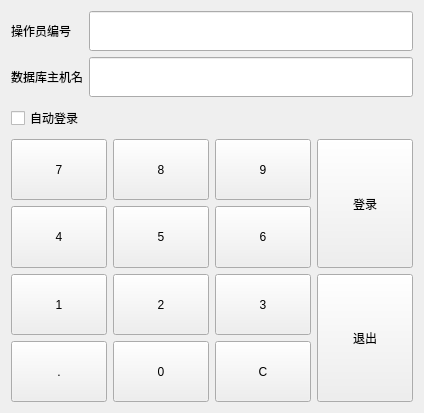
<?xml version="1.0" encoding="UTF-8"?>
<ui version="4.0">
 <class>kds_login</class>
 <widget class="QFrame" name="kds_login">
  <property name="geometry">
   <rect>
    <x>0</x>
    <y>0</y>
    <width>424</width>
    <height>413</height>
   </rect>
  </property>
  <property name="windowTitle">
   <string>frame</string>
  </property>
  <property name="styleSheet">
   <string notr="true"/>
  </property>
  <layout class="QVBoxLayout" name="verticalLayout">
   <item>
    <layout class="QGridLayout" name="gridLayout_2">
     <item row="0" column="0">
      <widget class="QLabel" name="label">
       <property name="text">
        <string>操作员编号</string>
       </property>
      </widget>
     </item>
     <item row="0" column="1">
      <widget class="QLineEdit" name="lineEdit_vch_operid">
       <property name="minimumSize">
        <size>
         <width>0</width>
         <height>40</height>
        </size>
       </property>
      </widget>
     </item>
     <item row="1" column="0">
      <widget class="QLabel" name="label_2">
       <property name="text">
        <string>数据库主机名</string>
       </property>
      </widget>
     </item>
     <item row="1" column="1">
      <widget class="QLineEdit" name="lineEdit_db_host_name">
       <property name="minimumSize">
        <size>
         <width>0</width>
         <height>40</height>
        </size>
       </property>
      </widget>
     </item>
    </layout>
   </item>
   <item>
    <widget class="QCheckBox" name="checkBox_auto_login">
     <property name="minimumSize">
      <size>
       <width>0</width>
       <height>30</height>
      </size>
     </property>
     <property name="text">
      <string>自动登录</string>
     </property>
    </widget>
   </item>
   <item>
    <layout class="QGridLayout" name="gridLayout">
     <item row="0" column="0">
      <widget class="QPushButton" name="pushButton">
       <property name="sizePolicy">
        <sizepolicy hsizetype="Expanding" vsizetype="Expanding">
         <horstretch>0</horstretch>
         <verstretch>0</verstretch>
        </sizepolicy>
       </property>
       <property name="focusPolicy">
        <enum>Qt::NoFocus</enum>
       </property>
       <property name="text">
        <string>7</string>
       </property>
      </widget>
     </item>
     <item row="0" column="1">
      <widget class="QPushButton" name="pushButton_5">
       <property name="sizePolicy">
        <sizepolicy hsizetype="Expanding" vsizetype="Expanding">
         <horstretch>0</horstretch>
         <verstretch>0</verstretch>
        </sizepolicy>
       </property>
       <property name="focusPolicy">
        <enum>Qt::NoFocus</enum>
       </property>
       <property name="text">
        <string>8</string>
       </property>
      </widget>
     </item>
     <item row="0" column="2">
      <widget class="QPushButton" name="pushButton_12">
       <property name="sizePolicy">
        <sizepolicy hsizetype="Expanding" vsizetype="Expanding">
         <horstretch>0</horstretch>
         <verstretch>0</verstretch>
        </sizepolicy>
       </property>
       <property name="focusPolicy">
        <enum>Qt::NoFocus</enum>
       </property>
       <property name="text">
        <string>9</string>
       </property>
      </widget>
     </item>
     <item row="1" column="0">
      <widget class="QPushButton" name="pushButton_4">
       <property name="sizePolicy">
        <sizepolicy hsizetype="Expanding" vsizetype="Expanding">
         <horstretch>0</horstretch>
         <verstretch>0</verstretch>
        </sizepolicy>
       </property>
       <property name="focusPolicy">
        <enum>Qt::NoFocus</enum>
       </property>
       <property name="text">
        <string>4</string>
       </property>
      </widget>
     </item>
     <item row="1" column="1">
      <widget class="QPushButton" name="pushButton_10">
       <property name="sizePolicy">
        <sizepolicy hsizetype="Expanding" vsizetype="Expanding">
         <horstretch>0</horstretch>
         <verstretch>0</verstretch>
        </sizepolicy>
       </property>
       <property name="focusPolicy">
        <enum>Qt::NoFocus</enum>
       </property>
       <property name="text">
        <string>5</string>
       </property>
      </widget>
     </item>
     <item row="1" column="2">
      <widget class="QPushButton" name="pushButton_15">
       <property name="sizePolicy">
        <sizepolicy hsizetype="Expanding" vsizetype="Expanding">
         <horstretch>0</horstretch>
         <verstretch>0</verstretch>
        </sizepolicy>
       </property>
       <property name="focusPolicy">
        <enum>Qt::NoFocus</enum>
       </property>
       <property name="text">
        <string>6</string>
       </property>
      </widget>
     </item>
     <item row="2" column="0">
      <widget class="QPushButton" name="pushButton_3">
       <property name="sizePolicy">
        <sizepolicy hsizetype="Expanding" vsizetype="Expanding">
         <horstretch>0</horstretch>
         <verstretch>0</verstretch>
        </sizepolicy>
       </property>
       <property name="focusPolicy">
        <enum>Qt::NoFocus</enum>
       </property>
       <property name="text">
        <string>1</string>
       </property>
      </widget>
     </item>
     <item row="2" column="1">
      <widget class="QPushButton" name="pushButton_6">
       <property name="sizePolicy">
        <sizepolicy hsizetype="Expanding" vsizetype="Expanding">
         <horstretch>0</horstretch>
         <verstretch>0</verstretch>
        </sizepolicy>
       </property>
       <property name="focusPolicy">
        <enum>Qt::NoFocus</enum>
       </property>
       <property name="text">
        <string>2</string>
       </property>
      </widget>
     </item>
     <item row="2" column="2">
      <widget class="QPushButton" name="pushButton_7">
       <property name="sizePolicy">
        <sizepolicy hsizetype="Expanding" vsizetype="Expanding">
         <horstretch>0</horstretch>
         <verstretch>0</verstretch>
        </sizepolicy>
       </property>
       <property name="focusPolicy">
        <enum>Qt::NoFocus</enum>
       </property>
       <property name="text">
        <string>3</string>
       </property>
      </widget>
     </item>
     <item row="3" column="0">
      <widget class="QPushButton" name="pushButton_8">
       <property name="sizePolicy">
        <sizepolicy hsizetype="Expanding" vsizetype="Expanding">
         <horstretch>0</horstretch>
         <verstretch>0</verstretch>
        </sizepolicy>
       </property>
       <property name="focusPolicy">
        <enum>Qt::NoFocus</enum>
       </property>
       <property name="text">
        <string>.</string>
       </property>
      </widget>
     </item>
     <item row="3" column="1">
      <widget class="QPushButton" name="pushButton_9">
       <property name="sizePolicy">
        <sizepolicy hsizetype="Expanding" vsizetype="Expanding">
         <horstretch>0</horstretch>
         <verstretch>0</verstretch>
        </sizepolicy>
       </property>
       <property name="focusPolicy">
        <enum>Qt::NoFocus</enum>
       </property>
       <property name="text">
        <string>0</string>
       </property>
      </widget>
     </item>
     <item row="3" column="2">
      <widget class="QPushButton" name="pushButton_clear">
       <property name="sizePolicy">
        <sizepolicy hsizetype="Expanding" vsizetype="Expanding">
         <horstretch>0</horstretch>
         <verstretch>0</verstretch>
        </sizepolicy>
       </property>
       <property name="focusPolicy">
        <enum>Qt::NoFocus</enum>
       </property>
       <property name="text">
        <string>C</string>
       </property>
      </widget>
     </item>
     <item row="0" column="3" rowspan="2">
      <widget class="QPushButton" name="pushButton_login">
       <property name="sizePolicy">
        <sizepolicy hsizetype="Expanding" vsizetype="Expanding">
         <horstretch>0</horstretch>
         <verstretch>0</verstretch>
        </sizepolicy>
       </property>
       <property name="focusPolicy">
        <enum>Qt::NoFocus</enum>
       </property>
       <property name="text">
        <string>登录</string>
       </property>
      </widget>
     </item>
     <item row="2" column="3" rowspan="2">
      <widget class="QPushButton" name="pushButton_exit">
       <property name="sizePolicy">
        <sizepolicy hsizetype="Expanding" vsizetype="Expanding">
         <horstretch>0</horstretch>
         <verstretch>0</verstretch>
        </sizepolicy>
       </property>
       <property name="focusPolicy">
        <enum>Qt::NoFocus</enum>
       </property>
       <property name="text">
        <string>退出</string>
       </property>
      </widget>
     </item>
    </layout>
   </item>
  </layout>
  <zorder>checkBox_auto_login</zorder>
  <zorder></zorder>
 </widget>
 <resources/>
 <connections/>
</ui>
